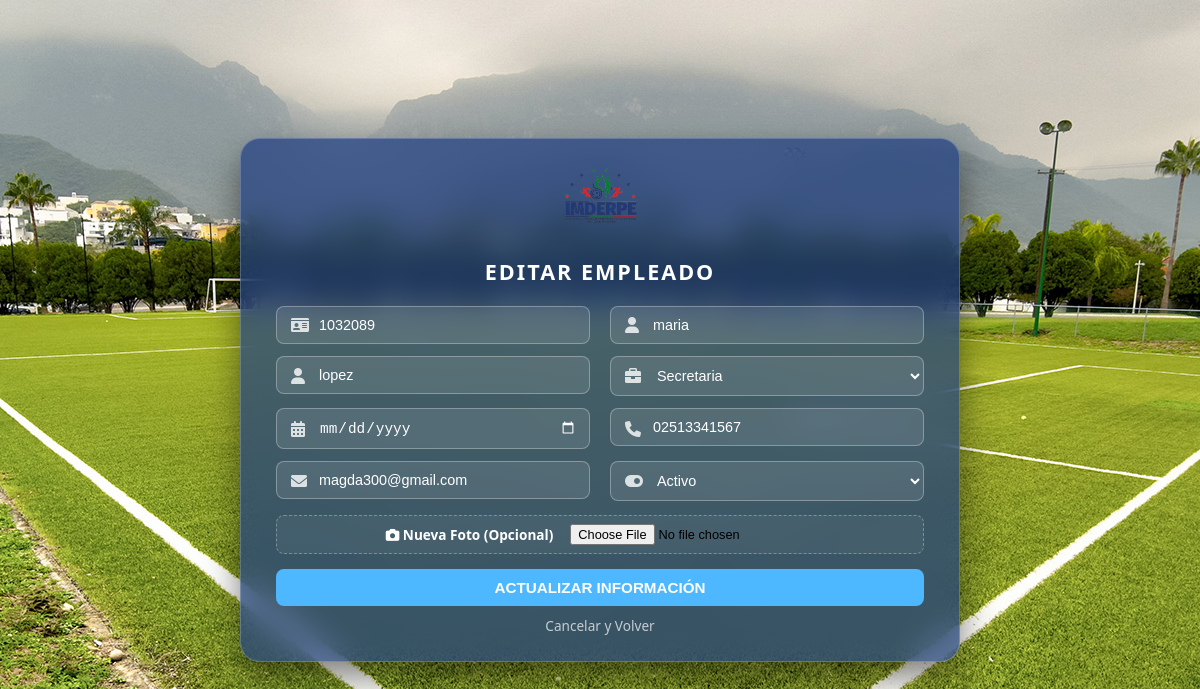
Page /vista/editar_empleado.php?id=1 on the committed database.
### tables this page shows
CREATE TABLE `empleados` (
  `id` int(11) NOT NULL,
  `cedula` varchar(8) NOT NULL,
  `nombre` varchar(100) NOT NULL,
  `apellido` varchar(100) NOT NULL,
  `foto` varchar(255) NOT NULL DEFAULT 'defaultavatar.png',
  `cargo` enum('Por asignar','Presidente','Administrador','Jefe de Planificación','Jefe de la Oficina de la OAC','Promotor Deportivo','Médica','Supervisor Deportivo','Asistente Administrativo','Secretaria','Entrenador Deportivo','Analista de RRHH','Obrero Fijo','Obrero Contratado') NOT NULL DEFAULT 'Por asignar',
  `telefono` varchar(20) NOT NULL,
  `correo` varchar(100) NOT NULL,
  `estado` enum('activo','inactivo') NOT NULL,
  `fecha_ingreso` date DEFAULT NULL
);

### vista/editar_empleado.php (the view, shortened to what this page needs)
<?php
require_once '../controlador/conexion.php';
if (isset($_GET['id'])) {
    $id = intval($_GET['id']);
    $sql = "SELECT * FROM empleados WHERE id = $id";
    $resultado = $conexion->query($sql);
    $empleado = $resultado->fetch_assoc();
} else {
    header("Location: ver_empleados.php");
    exit();
}
?>
<!DOCTYPE html>
<html lang="es">
<head>
    <link rel="stylesheet" href="../estilo/style7.css">
    <link rel="stylesheet" href="https://cdnjs.cloudflare.com/ajax/libs/font-awesome/6.0.0/css/all.min.css">
</head>
<body>
    <div class="login-container">
        <form action="../controlador/controlador_editar_empleado.php" method="POST" enctype="multipart/form-data" class="glass-form">
            <div class="logo-container">
                <img src="../estilo/logo.png" alt="Logo IMDERPE" class="logo-form">
            </div>
            <h2 class="form-title">Editar Empleado</h2>
            <div class="form-grid">
                <div class="input-group">
                    <i class="fas fa-id-card"></i>
                    <input type="text" name="cedula" value="<?php echo htmlspecialchars($empleado['cedula']); ?>" placeholder="Cédula de Identidad" required>
                </div>
                <div class="input-group">
                    <i class="fas fa-user"></i>
                    <input type="text" name="nombre" value="<?php echo htmlspecialchars($empleado['nombre']); ?>" placeholder="Nombres" required>
                </div>
                <div class="input-group">
                    <i class="fas fa-user"></i>
                    <input type="text" name="apellido" value="<?php echo htmlspecialchars($empleado['apellido']); ?>" placeholder="Apellidos" required>
                </div>
                <div class="input-group">
                    <i class="fas fa-briefcase"></i>
                    <select name="cargo" required>
                        <option value="Secretaria" <?php echo ($empleado['cargo'] == 'Secretaria') ? 'selected' : ''; ?>>Secretaria</option>
                    </select>
                </div>
                <div class="input-group">
                    <i class="fas fa-calendar-alt"></i>
                    <input type="date" name="fecha_ingreso" value="<?php echo $empleado['fecha_ingreso']; ?>" title="Fecha de Ingreso">
                </div>
                <div class="input-group">
                    <i class="fas fa-phone"></i>
                    <input type="text" name="telefono" value="<?php echo htmlspecialchars($empleado['telefono']); ?>" placeholder="Número de Teléfono" required>
                </div>
                <div class="input-group">
                    <i class="fas fa-envelope"></i>
                    <input type="email" name="correo" value="<?php echo htmlspecialchars($empleado['correo']); ?>" placeholder="Correo Electrónico" required>
                </div>
                <div class="input-group">
                    <i class="fas fa-toggle-on"></i>
                    <select name="estado" required>
                        <option value="activo" <?php echo ($empleado['estado'] == 'activo') ? 'selected' : ''; ?>>Activo</option>
                    </select>
                </div>
            </div>
            <div class="file-group">
                <label class="file-label" for="foto">
                    <i class="fas fa-camera"></i> Nueva Foto (Opcional)
                </label>
                <input type="file" id="foto" name="foto" accept="image/*">
            </div>
            <div class="action-row">
                <button type="submit" class="btn-update">Actualizar Información</button>
                <a href="ver_empleados.php" class="btn-cancel">Cancelar y Volver</a>
            </div>
        </form>
    </div>
</body>
</html>

### estilo/style7.css (style rules this page uses)
body { margin: 0; padding: 0; font-family: 'Segoe UI', sans-serif; background-image: url('../estilo/background_cancha.jpg'); background-size: cover; background-position: center; background-attachment: fixed; height: 100vh; display: flex; justify-content: center; align-items: center; overflow: hidden; }
.login-container { width: 100%; max-width: 720px; padding: 15px; }
.glass-form { background: rgba(29, 61, 129, 0.7); backdrop-filter: blur(15px); -webkit-backdrop-filter: blur(15px); border: 1px solid rgba(255, 255, 255, 0.2); border-radius: 20px; padding: 25px 35px; box-shadow: 0 15px 35px rgba(0,0,0,0.5); text-align: center; }
.logo-form { width: 85px; margin-bottom: 10px; }
.form-title { color: white; margin-bottom: 20px; text-transform: uppercase; letter-spacing: 2px; font-size: 1.35rem; }
.form-grid { display: grid; grid-template-columns: 1fr 1fr; gap: 12px 20px; }
.input-group { position: relative; margin-bottom: 0px; }
.input-group i { position: absolute; left: 15px; top: 50%; transform: translateY(-50%); color: rgba(255, 255, 255, 0.8); z-index: 2; }
.input-group input, .input-group select { width: 100%; padding: 10px 12px 10px 42px; background: rgba(255, 255, 255, 0.1) !important; border: 1px solid rgba(255, 255, 255, 0.3); border-radius: 8px; color: white; outline: none; box-sizing: border-box; font-size: 0.9rem; }
.input-group input::placeholder { color: rgba(255, 255, 255, 0.8); }
.input-group select option { background: #1D3D81; color: white; }
.file-group { grid-column: span 2; margin-top: 14px; background: rgba(255, 255, 255, 0.05); border: 1px dashed rgba(255, 255, 255, 0.3); border-radius: 8px; padding: 6px; display: flex; align-items: center; justify-content: center; gap: 15px; }
.file-label { color: white; font-size: 0.85rem; font-weight: 600; cursor: pointer; }
.file-group input[type="file"] { background: transparent !important; border: none; padding: 2px; font-size: 0.8rem; width: auto; }
.action-row { margin-top: 15px; }
.btn-update { width: 100%; padding: 10px; background: #4db8ff; border: none; border-radius: 8px; color: white; font-weight: bold; cursor: pointer; transition: 0.3s; text-transform: uppercase; font-size: 0.95rem; }
.btn-cancel { display: inline-block; margin-top: 10px; color: white; text-decoration: none; font-size: 0.85rem; opacity: 0.7; transition: 0.3s; }

### rows in the picture
empleados: cedula "1032089", nombre "maria", apellido "lopez", cargo "Secretaria", telefono "02513341567", correo "magda300@gmail.com", estado "Activo"
